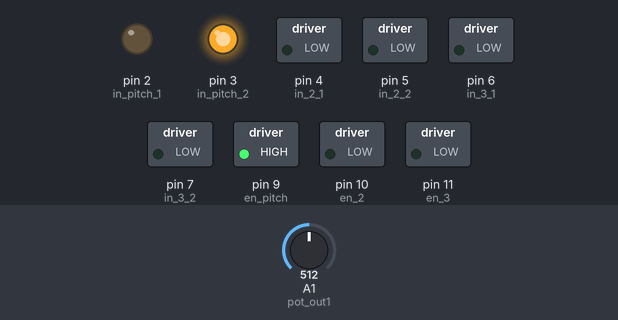
The sketch below on a simulated Arduino Uno, built with avr-gcc and run on an emulated ATmega328P. On the bench: switched loads named in the sketch (green lamp = pin HIGH), output pins drawn as LEDs (lit = HIGH). Inputs (shaded band) come from the test bench; at power-on: A1 (pot_out1) = 512. What the sketch prints to the serial monitor is not drawn.

Above: at 1.2 s.
1.3 s: A1 (pot_out1) set to 220
2.8 s: A1 (pot_out1) set to 189
At 4.1 s:
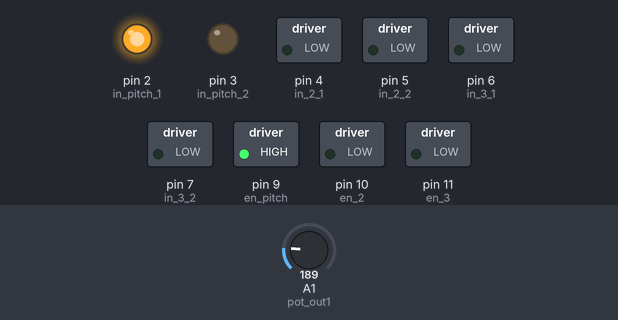
Timing chart, 0 to 5.8 s (numbered marks = the images above; inputs shaded):
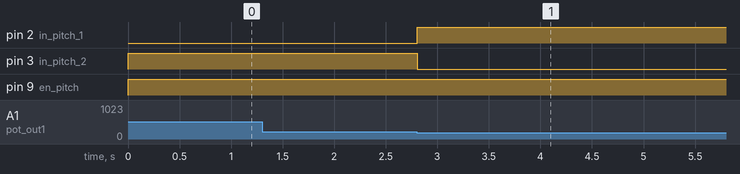

Measured:
- the behaviour switches between 205 and 204 on A1 (pot_out1) (found by bisection; images 0 and 1)
- after the input at 1.3 s, every drawn part: stays the same
- after the input at 2.8 s, pin 2 (in_pitch_1): LOW → HIGH at once; pin 3 (in_pitch_2): HIGH → LOW at once

The sketch:

Potentiometer_reading_program.ino
```cpp
//MILO NEW STUFF
int pot_out1 = A1;      // Analog,IN, Potentiometer For Motor 1 read pin
int pot_out2 = A0;      // Analog,IN, Potentiometer For Motor 2 read pin
int pot_out3 = A3;      // Analog,IN, Potentiometer For Motor 3 read pin
float rangeOfLinearMotor = 50.0; //50 mm
int rangeTest = 50;
int MotorLocation1 = 0;
int MotorLocation2 = 0;
int MotorLocation3 = 0;
int GoTo1 = 25;
int GoTo2 = 25;
int GoTo3 = 0;
float GoToTest = 0.0;


//OLD HIPPOTHERAPY CODE
int en_pitch = 9;          //Duty Cycle Out Pin for Motor 1[PWM signal] -> pitch
int en_2 = 10;         //Duty Cycle Out Pin for Motor 2[PWM signal] -> roll
int en_3 = 11;         //Duty Cycle Out Pin for Motor 3[PWM Signal] -> yaw
int in_pitch_1 = 2;        // Direction Control Out 1 for Motor1 -> pitch
int in_pitch_2 = 3;        // Direction Control Out 2 for Motor1
int in_2_1 = 4;        // Direction Control Out 1 for Motor2
int in_2_2 = 5;        // Direction Control Out 2 for Motor2
int in_3_1 = 6;        // Direction Control Out 1 for Motor3
int in_3_2 = 7;        // Direction Control Out 2 for Motor3
int dutyCycle = 255;    // Since voltage is 12V, considering 100% duty cycle
int g_positionValue1 = 0;  // Initialization of Motor 1 to 0(position tracker)
int g_positionValue2 = 0;  // Initialization of Motor 2 to 0(position tracker)
int g_positionValue3 = 0;  // Initialization of Motor 3 to 0(position tracker)
//int pot2_startReading = 0; // Motor2 Potentiometer Start Reading
//int pot2_endReading = 0;   // Motor2 Potentiometer End Reading
float maxSpeedOfLinearMotor = 150.0; //150mm/sec
float rangeScaleAsPerGraph = 12.0; //12 degrees
int   potTolerance = 2;
//adding this line as an example
float pitchMotions[25] = { 9.025546063, 14.04062945, 15.84375291, 15.74362591, 15.04257653, 12.0354366, 8.021994481, 4.00855236, 1.802930987, 0.200236054, 2.003359513, 8.021994481, 12.0354366, 14.44146755, 15.04257653, 15.64349303, 12.43659253, 8.021994481, 2.003359513, 1.502323911, 1.001412434,0,0.400495935,4.00855236,8.222707243 };

void setup() {
  // put your setup code here, to run once:
  Serial.begin(9600);
  pinMode(pot_out2, INPUT); //setting the analog pin mode for the potentiometer as input
  pinMode(pot_out1, INPUT); //setting the analog pin mode for the potentiometer as input
  pinMode(pot_out3, INPUT); //setting the analog pin mode for the potentiometer as input

  pinMode(in_pitch_1, OUTPUT); //setting the pin of 1_1 as output for motor 1[input pin for motor 1]
  pinMode(in_pitch_2, OUTPUT); //setting the pin of 1_2 as output for motor 1[input pin for motor 1]
  pinMode(en_pitch, OUTPUT);   //setting the pin of the enable pin as output for motor 1

  pinMode(in_2_1, OUTPUT); //setting the pin of 2_1 as output for motor 2[input pin for motor 2]
  pinMode(in_2_2, OUTPUT); //setting the pin of 2_2 as output for motor 2[2nd input pin for motor 2]
  pinMode(en_2, OUTPUT);   //setting the pin mode of the enable pin as output for motor 2

  pinMode(in_3_1, OUTPUT); //setting the pin of 3_1 as output for motor 3[input pin for motor 3]
  pinMode(in_3_2, OUTPUT); //setting the pin of 3_2 as output for motor 3[2nd input pin for motor 3]
  pinMode(en_3, OUTPUT);   // setting the pin mode of the enable pin as output for motor 3


}

void loop() {
  // put your main code here, to run repeatedly:
  float pot1_startReading = analogRead(pot_out1); //reads the potentiometer start value for motor 1 as Analog
  int pot2_startReading = analogRead(pot_out2); //reads the potentiometer start value for motor 2 as Analog
  int pot3_startReading = analogRead(pot_out3); //reads the potentiometer start value for motor 3 as Analog
  //Serial.println(pot1_startReading,4);
  MotorLocation1 = rangeOfLinearMotor / 1023 * pot1_startReading;
  MotorLocation2 = rangeOfLinearMotor / 1023 * pot2_startReading;
  MotorLocation3 = rangeOfLinearMotor / 1023 * pot3_startReading;
  //MotorLocation1 = rangeTest / 1023 * pot1_startReading;
  // Serial.println(MotorLocation1);
  int j = 0;
  for (int i = 0; i < 26 ; i++) {
    if (j <= 10 && i > 25) {
      i = 0;
      j++;
      Serial.write("starting over");
    }
    Serial.write(i);
    GoToTest = pitchMotions[i];
    Serial.println(GoToTest);
  //GoToTest = 25.0;
    if (GoToTest < MotorLocation1) {
      //Serial.println(MotorLocation1);
      //Serial.write("Less Than");
      while (GoToTest < MotorLocation1) {
        analogWrite(en_pitch, dutyCycle);
        digitalWrite(in_pitch_1, LOW); // sets the 1st input of the motor 1 to LOW
        digitalWrite(in_pitch_2, HIGH); //sets the 2nd input of the motor 1 to HIGH
        pot1_startReading = analogRead(pot_out1);
        MotorLocation1 = rangeOfLinearMotor / 1023 * pot1_startReading;
        delay(3);
      //Serial.println(MotorLocation1);
      }
    }
    if (GoToTest > MotorLocation1) {
    //Serial.write(MotorLocation1);
    //Serial.write("greater than");
      while (GoToTest > MotorLocation1) {
        analogWrite(en_pitch, dutyCycle);
        digitalWrite(in_pitch_1, HIGH); // sets the 1st input of the pitch moto nto HIGH
        digitalWrite(in_pitch_2, LOW); //sets the 2nd input of the motor 1 to LOW
        pot1_startReading = analogRead(pot_out1);
        MotorLocation1 = rangeOfLinearMotor / 1023 * pot1_startReading;
        //Serial.println(MotorLocation1);
        delay(3);
      }
    }
    while (GoToTest = MotorLocation1) {
     //Serial.write("equal to");
      delay(5);
      //Serial.println(MotorLocation1);
    }
  }

  /*
    Serial.println("pot 1");
      Serial.println(pot1_startReading);
      Serial.println("pot 2");
      Serial.println(pot2_startReading);
      Serial.println("pot 3");
      Serial.println(pot3_startReading);
      Serial.println("");

      MotorLocation1 = rangeOfLinearMotor/1023*pot1_startReading;
      MotorLocation2 = rangeOfLinearMotor/1023*pot2_startReading;
      MotorLocation3 = rangeOfLinearMotor/1023*pot3_startReading;
      Serial.println("Motor 1 location in MM");
      Serial.println(MotorLocation1);
        Serial.println("Motor 2 location in MM");
      Serial.println(MotorLocation2);
        Serial.println("Motor 3 location in MM");
      Serial.println(MotorLocation3);
        Serial.println("");

       delay(10000);
  */


  /*Serial.flush();
    Serial.println("\n\nPlease choose one of the following"); //Prints this to the user
    Serial.println("1 : Execute Cam on all Motors"); //First option to run a motion profile
    Serial.println("2 : Move Selected Motor to Position"); //2nd option to pick a particular motor
    Serial.println("3 : Reset all Motors to Min Positions\n"); // 3rd option to reset all motors to complete retracted stroke
    while (Serial.available() == 0) {}
    int CamOrPosChoice = Serial.parseInt(); //reads the user's input from the Serial and puts it into the variable
  */


}
```
